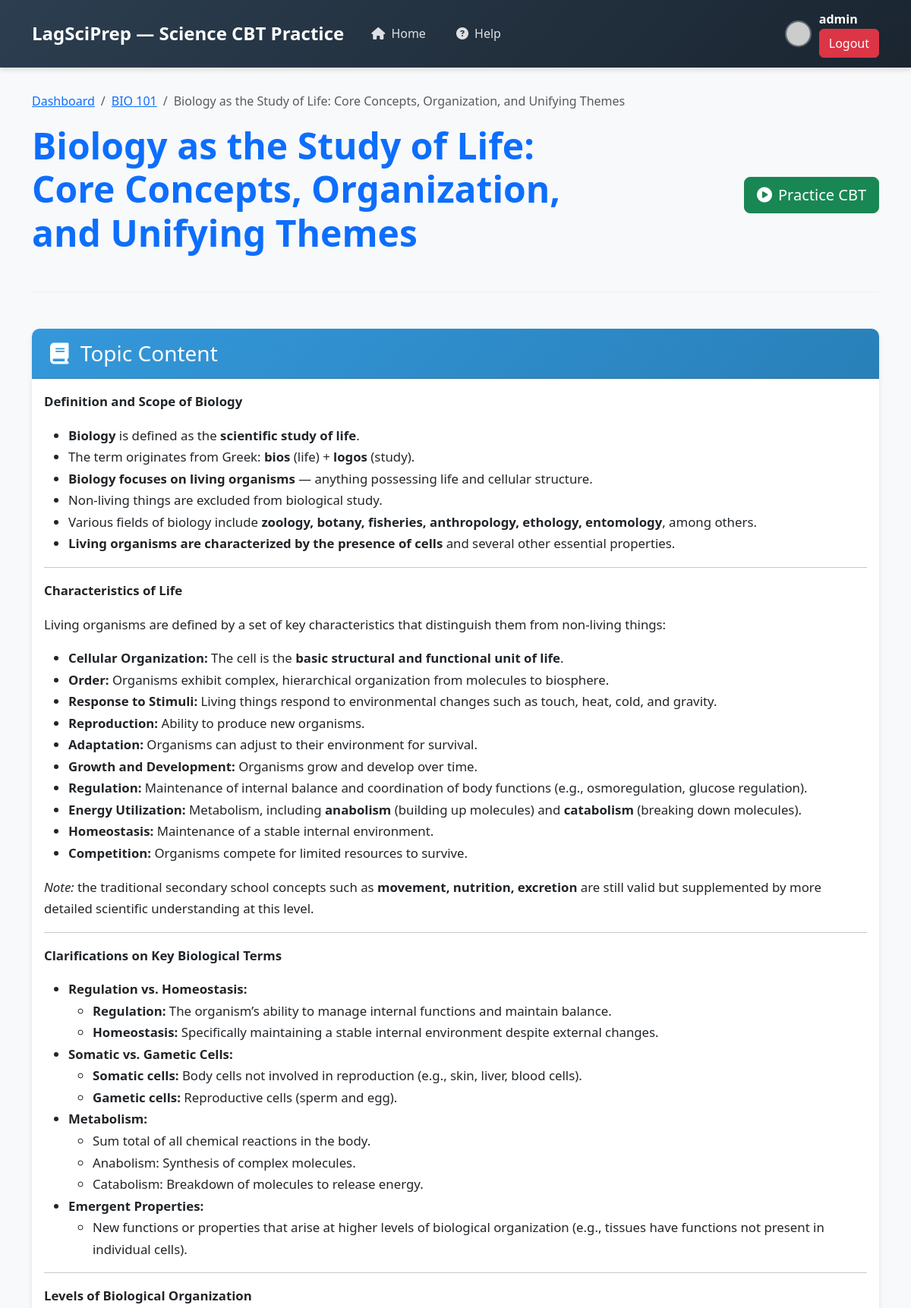
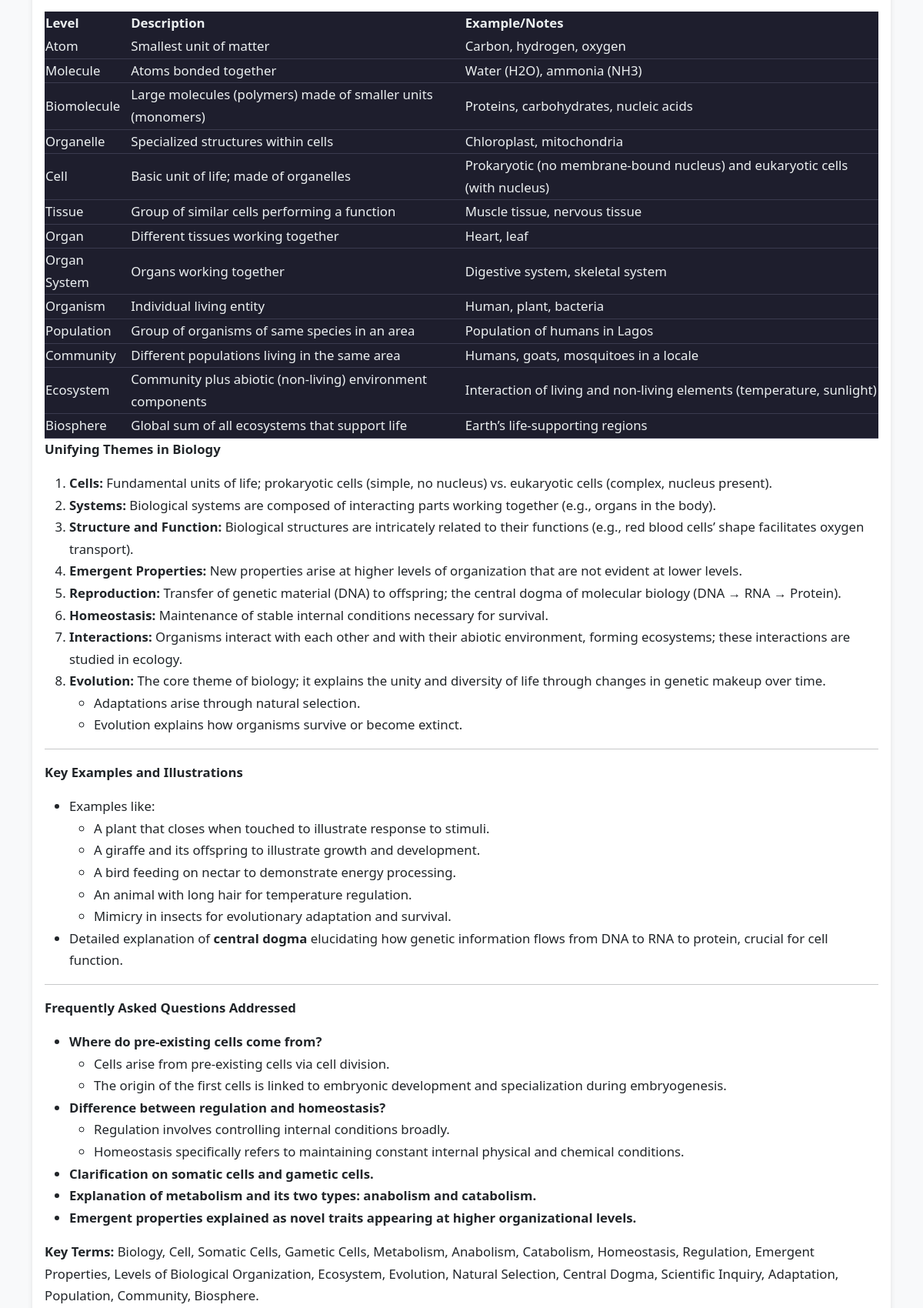
The page /topics/25/ (signed in, upper part) on the database its author committed (2 pictures, top to bottom).
### main/models.py (models this page shows, shortened)
class Topic(models.Model):
    name = models.CharField(max_length=255)
    content = RichTextField(blank=True)
    course = models.ForeignKey(Course, on_delete=models.CASCADE, related_name='topics')

class Course(models.Model):
    name = models.CharField(max_length=255)

### main/views.py (the view)
# urls.py: path('topics/<int:topic_id>/', views.topic_detail, name='topic_detail'),
def topic_detail(request, topic_id):
    topic = get_object_or_404(Topic, id=topic_id)
    course = topic.course
    obj_questions = course.objective_questions.all()
    return render(request, "topic_detail.html", {
        "topic": topic,
        "course": course,
        "obj_questions": obj_questions,
    })

### templates/topic_detail.html (shortened to what this page needs)
{% extends 'base.html' %}
{% block content %}
<div class="topic-detail-container">
    <div class="topic-header mb-5">
        <nav aria-label="breadcrumb">
            <ol class="breadcrumb">
                <li class="breadcrumb-item"><a href="{% url 'home' %}">Dashboard</a></li>
                <li class="breadcrumb-item"><a href="{% url 'course_detail' topic.course.id %}">{{ topic.course.name }}</a></li>
                <li class="breadcrumb-item active" aria-current="page">{{ topic.name }}</li>
            </ol>
        </nav>
        <div class="row align-items-center">
            <div class="col-md-8">
                <h1 class="display-5 fw-bold text-primary mb-3">{{ topic.name }}</h1>
            </div>
            <div class="col-md-4 text-md-end">
                <a href="{% url 'start_topic_cbt' topic.id %}" class="btn btn-success btn-lg">
                    <i class="fas fa-play-circle me-2"></i>Practice CBT
                </a>
            </div>
        </div>
    </div>
    {% if topic.content %}
    <div class="card card-custom mb-5">
        <div class="card-header card-header-custom">
            <h3 class="card-title mb-0">
                <i class="fas fa-book me-2"></i>
                Topic Content
            </h3>
        </div>
        <div class="card-body">
            <div class="topic-content">
                {{ topic.content|safe }}
            </div>
        </div>
    </div>
    {% endif %}
</div>
{% endblock %}

### templates/base.html (shortened to what this page needs)
<!DOCTYPE html>
<html lang="en">
<head>
    <link rel="stylesheet" href="https://cdn.jsdelivr.net/npm/bootstrap@5.3.0/dist/css/bootstrap.min.css">
    <link rel="stylesheet" href="https://cdnjs.cloudflare.com/ajax/libs/font-awesome/6.4.0/css/all.min.css">
</head>
<body>
    <nav class="navbar navbar-expand-lg navbar-custom">
        <div class="container">
            <a class="navbar-brand" href="{% url 'home' %}">
                <span>LagSciPrep — Science CBT Practice</span>
            </a>
            <div class="collapse navbar-collapse" id="navbarContent">
                <ul class="navbar-nav me-auto mb-2 mb-lg-0">
                    <li class="nav-item">
                        <a class="nav-link {% if request.resolver_match.url_name == 'home' %}active{% endif %}" href="{% url 'home' %}">
                            <i class="fas fa-home me-1"></i> Home
                        </a>
                    </li>
                    <li class="nav-item">
                        <a class="nav-link" href="#">
                            <i class="fas fa-question-circle me-1"></i> Help
                        </a>
                    </li>
                </ul>
                <div class="user-info">
                    {% if user.is_authenticated %}
                        <img src="https://ui-avatars.com/api/?name={{ user.username }}&background=3498db&color=fff" alt="User Avatar">
                        <div>
                            <div class="fw-bold">{{ user.get_full_name|default:user.username }}</div>
                            <div class="small">
                                {% if request.user.is_authenticated %}
                                <form action="{% url 'logout' %}" method="post">
                                    <button class="btn btn-danger">Logout</button>
                                </form>
                                {% else %}
                                <a href="{% url 'login' %}" class="text-white-50">Login</a>
                                {% endif %}
                            </div>
                        </div>
                    {% else %}
                        <a href="{% url 'login' %}" class="btn btn-sm btn-outline-light">Login</a>
                    {% endif %}
                </div>
            </div>
        </div>
    </nav>
    <div class="main-container">
        <div class="container">
            {% block content %}{% endblock %}
        </div>
    </div>
</body>
</html>

### templates/base.html (style rules this page uses)
:root { --primary: #2c3e50; --secondary: #3498db; --accent: #e74c3c; --success: #2ecc71; --light: #ecf0f1; --dark: #2c3e50; --shadow: 0 4px 6px rgba(0, 0, 0, 0.1); }
body { background-color: #f8f9fa; font-family: 'Segoe UI', Tahoma, Geneva, Verdana, sans-serif; color: #333; line-height: 1.6; }
.navbar-custom { background: linear-gradient(135deg, var(--primary), #1a2530); box-shadow: var(--shadow); padding: 0.8rem 0; }
.navbar-brand { font-weight: 700; font-size: 1.5rem; color: white !important; display: flex; align-items: center; }
.nav-link { color: rgba(255, 255, 255, 0.85) !important; font-weight: 500; margin: 0 5px; padding: 8px 15px !important; border-radius: 4px; transition: all 0.3s ease; }
.user-info { color: white; display: flex; align-items: center; }
.user-info img { width: 35px; height: 35px; border-radius: 50%; margin-right: 10px; border: 2px solid rgba(255, 255, 255, 0.3); }
.main-container { min-height: calc(100vh - 76px); padding: 2rem 0; }
.card-custom { border: none; border-radius: 10px; box-shadow: var(--shadow); transition: transform 0.3s ease; margin-bottom: 1.5rem; }
.card-header-custom { background: linear-gradient(135deg, var(--secondary), #2980b9); color: white; border-radius: 10px 10px 0 0 !important; padding: 1rem 1.5rem; font-weight: 600; }

### templates/topic_detail.html (style rules this page uses)
.topic-detail-container { max-width: 1200px; margin: 0 auto; }
.topic-header { border-bottom: 1px solid var(--light); padding-bottom: 2rem; }
.topic-content { line-height: 1.7; font-size: 1.05rem; }
.topic-content p:last-child { margin-bottom: 0; }

### rows shown on the page
Topic: course.name "BIO 101", name "Biology as the Study of Life: Core Concepts, Organization, and Unifying Themes", content "Definition and Scope of Biology Biology is defined as the scientific study of life . The term originates from Greek: bios (life) + logos (study). Biology focuses on living organisms — anything possessing life and cellular structure. Non-living things are excluded from biological study. Various fields of biology include zoology, botany, fisheries, anthropology, ethology, entomology , among others. Living organisms are characterized by the presence of cells and several other essential properties. Characteristics of Life Living organisms are defined by a set of key characteristics that distinguish them from non-living things: Cellular Organization: The cell is the basic structural and…"

### other values the page prints
{{ user.get_full_name|default:user.username }} "admin"
